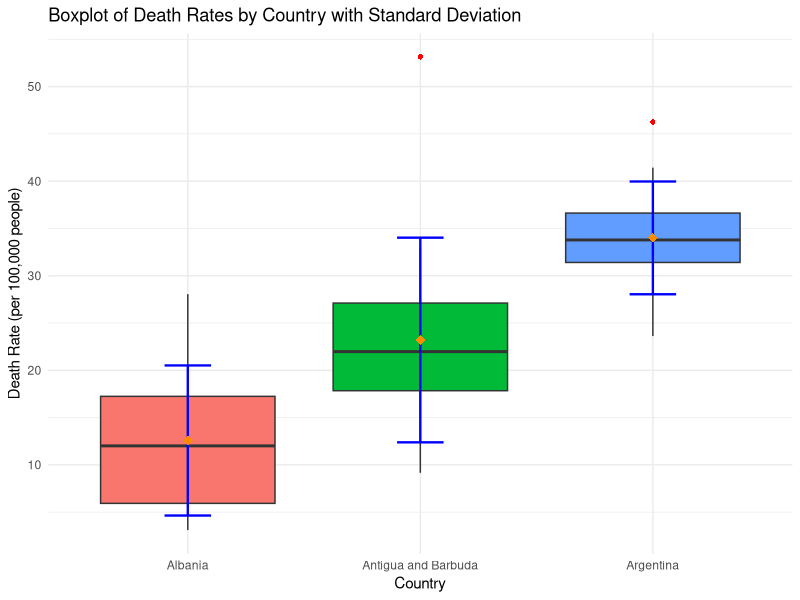

Recreate this plot in R.
# Load necessary library
library(ggplot2)

# Load the dataset
data <- read.csv("5- respiratory-infection-death-rate-who-mdb.csv")

# Rename columns for clarity
colnames(data) <- c("Entity", "Code", "Year", "Death_Rate")

# Filter data for the years 2000 to 2015 and specific countries
filtered_data <- subset(data, Year >= 2000 & Year <= 2015)

# Select a subset of countries (e.g., top 3 countries with most data entries)
top_countries <- unique(filtered_data$Entity)[1:3]  # Modify to select three countries
filtered_countries <- subset(filtered_data, Entity %in% top_countries)

# Custom function for calculating standard deviation
stat_sd <- function(x) {
  return(c(y = mean(x), ymin = mean(x) - sd(x), ymax = mean(x) + sd(x)))
}

# Create the boxplot with standard deviation
ggplot(filtered_countries, aes(x = Entity, y = Death_Rate, fill = Entity)) +
  geom_boxplot(outlier.color = "red", outlier.shape = 16, notch = FALSE) +
  stat_summary(fun.data = stat_sd, geom = "errorbar", width = 0.2, color = "blue", size = 0.8) +  # Add error bars for standard deviation
  stat_summary(fun = mean, geom = "point", shape = 18, color = "darkorange", size = 3) +  # Add mean as a point
  labs(title = "Boxplot of Death Rates by Country with Standard Deviation",
       x = "Country",
       y = "Death Rate (per 100,000 people)") +
  theme_minimal() +
  theme(legend.position = "none")
